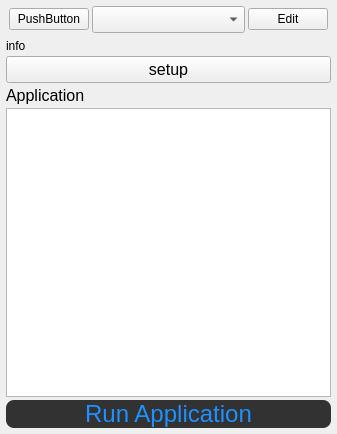
<?xml version="1.0" encoding="UTF-8"?>
<ui version="4.0">
 <class>MainWindow</class>
 <widget class="QMainWindow" name="MainWindow">
  <property name="geometry">
   <rect>
    <x>0</x>
    <y>0</y>
    <width>337</width>
    <height>434</height>
   </rect>
  </property>
  <property name="windowTitle">
   <string>MainWindow</string>
  </property>
  <widget class="QWidget" name="centralwidget">
   <layout class="QVBoxLayout" name="verticalLayout_2">
    <property name="spacing">
     <number>3</number>
    </property>
    <property name="leftMargin">
     <number>6</number>
    </property>
    <property name="topMargin">
     <number>3</number>
    </property>
    <property name="rightMargin">
     <number>6</number>
    </property>
    <property name="bottomMargin">
     <number>6</number>
    </property>
    <item>
     <widget class="QFrame" name="frame">
      <property name="styleSheet">
       <string notr="true"/>
      </property>
      <property name="frameShape">
       <enum>QFrame::NoFrame</enum>
      </property>
      <property name="frameShadow">
       <enum>QFrame::Raised</enum>
      </property>
      <layout class="QHBoxLayout" name="horizontalLayout">
       <property name="spacing">
        <number>3</number>
       </property>
       <property name="leftMargin">
        <number>3</number>
       </property>
       <property name="topMargin">
        <number>3</number>
       </property>
       <property name="rightMargin">
        <number>3</number>
       </property>
       <property name="bottomMargin">
        <number>3</number>
       </property>
       <item>
        <widget class="QPushButton" name="favorite_btn">
         <property name="text">
          <string>PushButton</string>
         </property>
        </widget>
       </item>
       <item>
        <widget class="QComboBox" name="projectCombo">
         <property name="sizePolicy">
          <sizepolicy hsizetype="Preferred" vsizetype="Fixed">
           <horstretch>1</horstretch>
           <verstretch>0</verstretch>
          </sizepolicy>
         </property>
         <property name="font">
          <font>
           <pointsize>12</pointsize>
          </font>
         </property>
        </widget>
       </item>
       <item>
        <widget class="QPushButton" name="edit_btn">
         <property name="text">
          <string>Edit</string>
         </property>
        </widget>
       </item>
      </layout>
     </widget>
    </item>
    <item>
     <widget class="QLabel" name="info_label">
      <property name="text">
       <string>info</string>
      </property>
     </widget>
    </item>
    <item>
     <widget class="QPushButton" name="setup_button">
      <property name="font">
       <font>
        <pointsize>12</pointsize>
       </font>
      </property>
      <property name="text">
       <string>setup</string>
      </property>
     </widget>
    </item>
    <item>
     <widget class="QLabel" name="label_2">
      <property name="font">
       <font>
        <pointsize>12</pointsize>
       </font>
      </property>
      <property name="text">
       <string>Application</string>
      </property>
     </widget>
    </item>
    <item>
     <widget class="QListView" name="appview">
      <property name="font">
       <font>
        <pointsize>12</pointsize>
       </font>
      </property>
      <property name="alternatingRowColors">
       <bool>true</bool>
      </property>
      <property name="selectionMode">
       <enum>QAbstractItemView::ExtendedSelection</enum>
      </property>
     </widget>
    </item>
    <item>
     <widget class="QPushButton" name="runbutton">
      <property name="font">
       <font>
        <pointsize>18</pointsize>
       </font>
      </property>
      <property name="styleSheet">
       <string notr="true">QPushButton:hover:enabled { background-color: rgb(75,75,75); }

QPushButton
{
color:dodgerblue;
background-color: rgb(50,50,50);
border-radius: 8px;
}

QPushButton:hover:pressed  {background-color: black; }</string>
      </property>
      <property name="text">
       <string>Run Application</string>
      </property>
     </widget>
    </item>
   </layout>
  </widget>
  <action name="actionPROJECT">
   <property name="text">
    <string>NEW PROEJCT ...</string>
   </property>
  </action>
  <action name="actionOPEN_DIRECTORY">
   <property name="text">
    <string>OPEN DIRECTORY...</string>
   </property>
  </action>
 </widget>
 <resources/>
 <connections/>
</ui>
